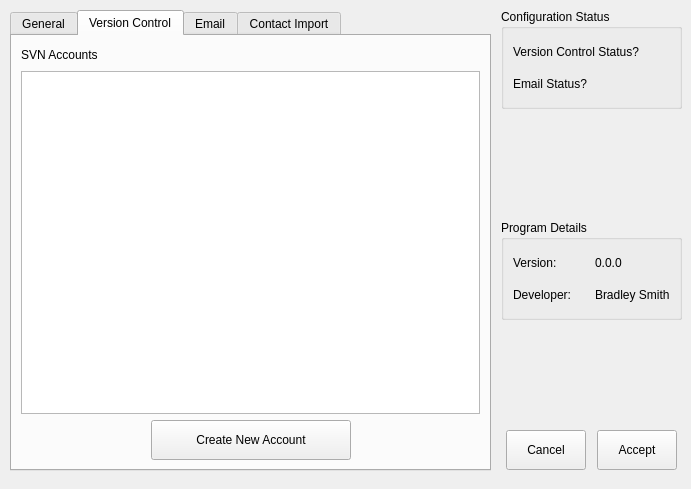
<?xml version="1.0" encoding="UTF-8"?>
<ui version="4.0">
 <class>SettingsDialog</class>
 <widget class="QWidget" name="SettingsDialog">
  <property name="geometry">
   <rect>
    <x>0</x>
    <y>0</y>
    <width>691</width>
    <height>489</height>
   </rect>
  </property>
  <property name="windowTitle">
   <string>Settings</string>
  </property>
  <widget class="QTabWidget" name="mainTab">
   <property name="geometry">
    <rect>
     <x>10</x>
     <y>10</y>
     <width>481</width>
     <height>461</height>
    </rect>
   </property>
   <property name="currentIndex">
    <number>1</number>
   </property>
   <widget class="QWidget" name="tab_4">
    <attribute name="title">
     <string>General</string>
    </attribute>
   </widget>
   <widget class="QWidget" name="tab">
    <attribute name="title">
     <string>Version Control</string>
    </attribute>
    <layout class="QVBoxLayout" name="verticalLayout_4">
     <item>
      <layout class="QHBoxLayout" name="horizontalLayout_4">
       <item>
        <widget class="QLabel" name="svnAccountsLabel">
         <property name="text">
          <string>SVN Accounts</string>
         </property>
        </widget>
       </item>
       <item>
        <spacer name="svnAcountLabelSpacer">
         <property name="orientation">
          <enum>Qt::Horizontal</enum>
         </property>
         <property name="sizeType">
          <enum>QSizePolicy::MinimumExpanding</enum>
         </property>
         <property name="sizeHint" stdset="0">
          <size>
           <width>40</width>
           <height>20</height>
          </size>
         </property>
        </spacer>
       </item>
      </layout>
     </item>
     <item>
      <widget class="QTableWidget" name="svnAccountTable"/>
     </item>
     <item>
      <layout class="QHBoxLayout" name="horizontalLayout_5">
       <item>
        <spacer name="svnAddAccountLeftSpacer">
         <property name="orientation">
          <enum>Qt::Horizontal</enum>
         </property>
         <property name="sizeHint" stdset="0">
          <size>
           <width>40</width>
           <height>20</height>
          </size>
         </property>
        </spacer>
       </item>
       <item>
        <widget class="QPushButton" name="createSvnAccountButton">
         <property name="minimumSize">
          <size>
           <width>200</width>
           <height>40</height>
          </size>
         </property>
         <property name="text">
          <string>Create New Account</string>
         </property>
        </widget>
       </item>
       <item>
        <spacer name="svnAddAccountRightSpacer">
         <property name="orientation">
          <enum>Qt::Horizontal</enum>
         </property>
         <property name="sizeHint" stdset="0">
          <size>
           <width>40</width>
           <height>20</height>
          </size>
         </property>
        </spacer>
       </item>
      </layout>
     </item>
    </layout>
   </widget>
   <widget class="QWidget" name="tab_3">
    <attribute name="title">
     <string>Email</string>
    </attribute>
   </widget>
   <widget class="QWidget" name="tab_2">
    <attribute name="title">
     <string>Contact Import</string>
    </attribute>
   </widget>
  </widget>
  <widget class="QWidget" name="layoutWidget">
   <property name="geometry">
    <rect>
     <x>501</x>
     <y>9</y>
     <width>181</width>
     <height>461</height>
    </rect>
   </property>
   <layout class="QVBoxLayout" name="verticalLayout_3">
    <item>
     <widget class="QGroupBox" name="configurationStatusBox">
      <property name="minimumSize">
       <size>
        <width>150</width>
        <height>100</height>
       </size>
      </property>
      <property name="maximumSize">
       <size>
        <width>250</width>
        <height>100</height>
       </size>
      </property>
      <property name="title">
       <string>Configuration Status</string>
      </property>
      <layout class="QVBoxLayout" name="verticalLayout">
       <item>
        <widget class="QLabel" name="VersionControlStatusLabel">
         <property name="text">
          <string>Version Control Status?</string>
         </property>
        </widget>
       </item>
       <item>
        <widget class="QLabel" name="emailStatusLabel">
         <property name="text">
          <string>Email Status?</string>
         </property>
        </widget>
       </item>
      </layout>
     </widget>
    </item>
    <item>
     <spacer name="sidebarTopSpacer">
      <property name="orientation">
       <enum>Qt::Vertical</enum>
      </property>
      <property name="sizeHint" stdset="0">
       <size>
        <width>20</width>
        <height>40</height>
       </size>
      </property>
     </spacer>
    </item>
    <item>
     <widget class="QGroupBox" name="programDetailsBox">
      <property name="minimumSize">
       <size>
        <width>150</width>
        <height>100</height>
       </size>
      </property>
      <property name="maximumSize">
       <size>
        <width>250</width>
        <height>100</height>
       </size>
      </property>
      <property name="title">
       <string>Program Details</string>
      </property>
      <layout class="QVBoxLayout" name="verticalLayout_2">
       <item>
        <layout class="QHBoxLayout" name="horizontalLayout_2">
         <item>
          <widget class="QLabel" name="versionLabel">
           <property name="text">
            <string>Version: </string>
           </property>
          </widget>
         </item>
         <item>
          <widget class="QLabel" name="versionValue">
           <property name="text">
            <string>0.0.0</string>
           </property>
          </widget>
         </item>
        </layout>
       </item>
       <item>
        <layout class="QHBoxLayout" name="horizontalLayout_3">
         <item>
          <widget class="QLabel" name="developerLabel">
           <property name="text">
            <string>Developer: </string>
           </property>
          </widget>
         </item>
         <item>
          <widget class="QLabel" name="developerValue">
           <property name="text">
            <string>Bradley Smith</string>
           </property>
          </widget>
         </item>
        </layout>
       </item>
      </layout>
     </widget>
    </item>
    <item>
     <spacer name="sidebarBottomSpace">
      <property name="orientation">
       <enum>Qt::Vertical</enum>
      </property>
      <property name="sizeHint" stdset="0">
       <size>
        <width>20</width>
        <height>40</height>
       </size>
      </property>
     </spacer>
    </item>
    <item>
     <layout class="QHBoxLayout" name="horizontalLayout">
      <item>
       <widget class="QPushButton" name="cancelButton">
        <property name="minimumSize">
         <size>
          <width>80</width>
          <height>40</height>
         </size>
        </property>
        <property name="maximumSize">
         <size>
          <width>80</width>
          <height>40</height>
         </size>
        </property>
        <property name="text">
         <string>Cancel</string>
        </property>
       </widget>
      </item>
      <item>
       <widget class="QPushButton" name="acceptButton">
        <property name="minimumSize">
         <size>
          <width>80</width>
          <height>40</height>
         </size>
        </property>
        <property name="maximumSize">
         <size>
          <width>80</width>
          <height>40</height>
         </size>
        </property>
        <property name="text">
         <string>Accept</string>
        </property>
       </widget>
      </item>
     </layout>
    </item>
   </layout>
  </widget>
 </widget>
 <resources/>
 <connections/>
</ui>
